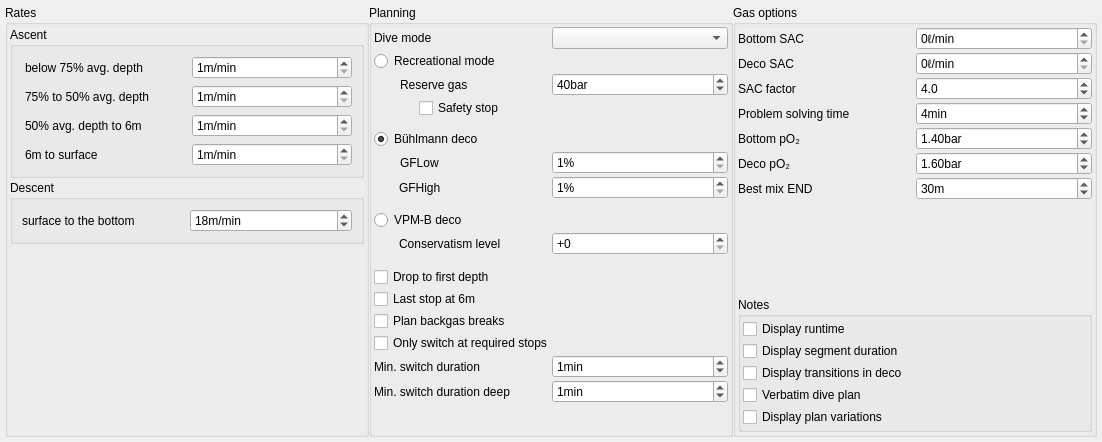
<?xml version="1.0" encoding="UTF-8"?>
<ui version="4.0">
 <class>plannerSettingsWidget</class>
 <widget class="QWidget" name="plannerSettingsWidget">
  <property name="geometry">
   <rect>
    <x>0</x>
    <y>0</y>
    <width>1102</width>
    <height>442</height>
   </rect>
  </property>
  <property name="windowTitle">
   <string>Form</string>
  </property>
  <layout class="QHBoxLayout" name="horizontalLayout_2">
   <property name="leftMargin">
    <number>5</number>
   </property>
   <property name="topMargin">
    <number>5</number>
   </property>
   <property name="rightMargin">
    <number>5</number>
   </property>
   <property name="bottomMargin">
    <number>5</number>
   </property>
   <item>
    <widget class="QScrollArea" name="scrollArea">
     <property name="frameShape">
      <enum>QFrame::NoFrame</enum>
     </property>
     <property name="frameShadow">
      <enum>QFrame::Plain</enum>
     </property>
     <property name="widgetResizable">
      <bool>true</bool>
     </property>
     <widget class="QWidget" name="scrollAreaWidgetContents">
      <property name="geometry">
       <rect>
        <x>0</x>
        <y>0</y>
        <width>1092</width>
        <height>432</height>
       </rect>
      </property>
      <layout class="QHBoxLayout" name="horizontalLayout">
       <property name="spacing">
        <number>0</number>
       </property>
       <property name="leftMargin">
        <number>0</number>
       </property>
       <property name="topMargin">
        <number>0</number>
       </property>
       <property name="rightMargin">
        <number>0</number>
       </property>
       <property name="bottomMargin">
        <number>0</number>
       </property>
       <item>
        <widget class="QGroupBox" name="Rates">
         <property name="sizePolicy">
          <sizepolicy hsizetype="Minimum" vsizetype="Preferred">
           <horstretch>0</horstretch>
           <verstretch>0</verstretch>
          </sizepolicy>
         </property>
         <property name="title">
          <string>Rates</string>
         </property>
         <layout class="QGridLayout" name="gridLayout_2">
          <property name="leftMargin">
           <number>2</number>
          </property>
          <property name="topMargin">
           <number>2</number>
          </property>
          <property name="rightMargin">
           <number>2</number>
          </property>
          <property name="bottomMargin">
           <number>2</number>
          </property>
          <property name="spacing">
           <number>2</number>
          </property>
          <item row="0" column="0">
           <widget class="QGroupBox" name="Ascent">
            <property name="title">
             <string>Ascent</string>
            </property>
            <layout class="QGridLayout" name="gridLayout_3">
             <property name="leftMargin">
              <number>12</number>
             </property>
             <item row="0" column="0">
              <widget class="QLabel" name="ascBelow75">
               <property name="text">
                <string>below 75% avg. depth</string>
               </property>
              </widget>
             </item>
             <item row="0" column="1">
              <widget class="QSpinBox" name="ascRate75">
               <property name="suffix">
                <string>m/min</string>
               </property>
               <property name="minimum">
                <number>1</number>
               </property>
              </widget>
             </item>
             <item row="1" column="0">
              <widget class="QLabel" name="asc75to50">
               <property name="text">
                <string>75% to 50% avg. depth</string>
               </property>
              </widget>
             </item>
             <item row="1" column="1">
              <widget class="QSpinBox" name="ascRate50">
               <property name="suffix">
                <string>m/min</string>
               </property>
               <property name="minimum">
                <number>1</number>
               </property>
              </widget>
             </item>
             <item row="2" column="0">
              <widget class="QLabel" name="asc50to6">
               <property name="text">
                <string>50% avg. depth to 6m</string>
               </property>
              </widget>
             </item>
             <item row="2" column="1">
              <widget class="QSpinBox" name="ascRateStops">
               <property name="suffix">
                <string>m/min</string>
               </property>
               <property name="minimum">
                <number>1</number>
               </property>
              </widget>
             </item>
             <item row="3" column="0">
              <widget class="QLabel" name="asc6toSurf">
               <property name="text">
                <string>6m to surface</string>
               </property>
              </widget>
             </item>
             <item row="3" column="1">
              <widget class="QSpinBox" name="ascRateLast6m">
               <property name="suffix">
                <string>m/min</string>
               </property>
               <property name="minimum">
                <number>1</number>
               </property>
              </widget>
             </item>
            </layout>
           </widget>
          </item>
          <item row="1" column="0">
           <widget class="QGroupBox" name="Descent">
            <property name="title">
             <string>Descent</string>
            </property>
            <layout class="QGridLayout" name="gridLayout_4">
             <item row="0" column="0">
              <widget class="QLabel" name="descent">
               <property name="sizePolicy">
                <sizepolicy hsizetype="Preferred" vsizetype="Preferred">
                 <horstretch>0</horstretch>
                 <verstretch>0</verstretch>
                </sizepolicy>
               </property>
               <property name="text">
                <string>surface to the bottom</string>
               </property>
              </widget>
             </item>
             <item row="0" column="1">
              <widget class="QSpinBox" name="descRate">
               <property name="sizePolicy">
                <sizepolicy hsizetype="Minimum" vsizetype="Fixed">
                 <horstretch>0</horstretch>
                 <verstretch>0</verstretch>
                </sizepolicy>
               </property>
               <property name="maximumSize">
                <size>
                 <width>16777215</width>
                 <height>16777215</height>
                </size>
               </property>
               <property name="suffix">
                <string>m/min</string>
               </property>
               <property name="minimum">
                <number>1</number>
               </property>
               <property name="value">
                <number>18</number>
               </property>
              </widget>
             </item>
            </layout>
            <zorder>descRate</zorder>
            <zorder>descent</zorder>
           </widget>
          </item>
          <item row="2" column="0">
           <spacer name="verticalSpacer">
            <property name="orientation">
             <enum>Qt::Vertical</enum>
            </property>
            <property name="sizeHint" stdset="0">
             <size>
              <width>20</width>
              <height>40</height>
             </size>
            </property>
           </spacer>
          </item>
         </layout>
        </widget>
       </item>
       <item>
        <widget class="QGroupBox" name="Planning">
         <property name="title">
          <string>Planning</string>
         </property>
         <layout class="QGridLayout" name="gridLayout">
          <property name="leftMargin">
           <number>2</number>
          </property>
          <property name="topMargin">
           <number>2</number>
          </property>
          <property name="rightMargin">
           <number>2</number>
          </property>
          <property name="bottomMargin">
           <number>2</number>
          </property>
          <property name="spacing">
           <number>2</number>
          </property>
          <item row="2" column="2">
           <widget class="QSpinBox" name="reserve_gas">
            <property name="suffix">
             <string>bar</string>
            </property>
            <property name="prefix">
             <string/>
            </property>
            <property name="minimum">
             <number>10</number>
            </property>
            <property name="maximum">
             <number>99</number>
            </property>
            <property name="value">
             <number>40</number>
            </property>
           </widget>
          </item>
          <item row="4" column="1">
           <spacer name="verticalSpacer_6">
            <property name="orientation">
             <enum>Qt::Vertical</enum>
            </property>
            <property name="sizeHint" stdset="0">
             <size>
              <width>20</width>
              <height>20</height>
             </size>
            </property>
           </spacer>
          </item>
          <item row="18" column="1" colspan="2">
           <widget class="QCheckBox" name="switch_at_req_stop">
            <property name="toolTip">
             <string>Postpone gas change if a stop is not required</string>
            </property>
            <property name="text">
             <string>Only switch at required stops</string>
            </property>
           </widget>
          </item>
          <item row="10" column="1">
           <widget class="QLabel" name="label_gfhigh">
            <property name="text">
             <string>GFHigh</string>
            </property>
            <property name="indent">
             <number>25</number>
            </property>
           </widget>
          </item>
          <item row="9" column="1">
           <widget class="QLabel" name="label_gflow">
            <property name="text">
             <string>GFLow</string>
            </property>
            <property name="indent">
             <number>26</number>
            </property>
           </widget>
          </item>
          <item row="9" column="2">
           <widget class="QSpinBox" name="gflow">
            <property name="suffix">
             <string>%</string>
            </property>
            <property name="minimum">
             <number>1</number>
            </property>
            <property name="maximum">
             <number>150</number>
            </property>
           </widget>
          </item>
          <item row="15" column="1" colspan="2">
           <widget class="QCheckBox" name="drop_stone_mode">
            <property name="text">
             <string>Drop to first depth</string>
            </property>
           </widget>
          </item>
          <item row="19" column="1">
           <widget class="QLabel" name="label_min_switch">
            <property name="toolTip">
             <string>For gas switches at and above 30m. Not applied for O₂% at 100%.</string>
            </property>
            <property name="text">
             <string>Min. switch duration</string>
            </property>
           </widget>
          </item>
          <item row="21" column="1">
           <spacer name="verticalSpacer_2">
            <property name="orientation">
             <enum>Qt::Vertical</enum>
            </property>
            <property name="sizeHint" stdset="0">
             <size>
              <width>20</width>
              <height>40</height>
             </size>
            </property>
           </spacer>
          </item>
          <item row="17" column="1" colspan="2">
           <widget class="QCheckBox" name="backgasBreaks">
            <property name="text">
             <string>Plan backgas breaks</string>
            </property>
           </widget>
          </item>
          <item row="19" column="2">
           <widget class="QSpinBox" name="min_switch_duration">
            <property name="suffix">
             <string>min</string>
            </property>
            <property name="prefix">
             <string/>
            </property>
            <property name="minimum">
             <number>0</number>
            </property>
            <property name="maximum">
             <number>9</number>
            </property>
            <property name="value">
             <number>1</number>
            </property>
           </widget>
          </item>
          <item row="16" column="1" colspan="2">
           <widget class="QCheckBox" name="lastStop">
            <property name="text">
             <string>Last stop at 6m</string>
            </property>
           </widget>
          </item>
          <item row="1" column="1">
           <widget class="QRadioButton" name="recreational_deco">
            <property name="toolTip">
             <string>Maximize bottom time allowed by gas and no decompression limits</string>
            </property>
            <property name="text">
             <string>Recreational mode</string>
            </property>
           </widget>
          </item>
          <item row="10" column="2">
           <widget class="QSpinBox" name="gfhigh">
            <property name="suffix">
             <string>%</string>
            </property>
            <property name="minimum">
             <number>1</number>
            </property>
            <property name="maximum">
             <number>150</number>
            </property>
           </widget>
          </item>
          <item row="12" column="1">
           <widget class="QRadioButton" name="vpmb_deco">
            <property name="text">
             <string>VPM-B deco</string>
            </property>
           </widget>
          </item>
          <item row="5" column="1">
           <widget class="QRadioButton" name="buehlmann_deco">
            <property name="text">
             <string>Bühlmann deco</string>
            </property>
            <property name="checked">
             <bool>true</bool>
            </property>
           </widget>
          </item>
          <item row="2" column="1">
           <widget class="QLabel" name="label_reserve_gas">
            <property name="text">
             <string>Reserve gas</string>
            </property>
            <property name="indent">
             <number>26</number>
            </property>
           </widget>
          </item>
          <item row="3" column="1" alignment="Qt::AlignHCenter">
           <widget class="QCheckBox" name="safetystop">
            <property name="layoutDirection">
             <enum>Qt::LeftToRight</enum>
            </property>
            <property name="text">
             <string>Safety stop</string>
            </property>
            <property name="tristate">
             <bool>false</bool>
            </property>
           </widget>
          </item>
          <item row="11" column="1">
           <spacer name="verticalSpacer_7">
            <property name="orientation">
             <enum>Qt::Vertical</enum>
            </property>
            <property name="sizeHint" stdset="0">
             <size>
              <width>20</width>
              <height>20</height>
             </size>
            </property>
           </spacer>
          </item>
          <item row="14" column="1">
           <spacer name="verticalSpacer_5">
            <property name="orientation">
             <enum>Qt::Vertical</enum>
            </property>
            <property name="sizeHint" stdset="0">
             <size>
              <width>20</width>
              <height>20</height>
             </size>
            </property>
           </spacer>
          </item>
          <item row="13" column="1">
           <widget class="QLabel" name="label_vpmb_conservatism">
            <property name="text">
             <string>Conservatism level</string>
            </property>
            <property name="indent">
             <number>25</number>
            </property>
           </widget>
          </item>
          <item row="13" column="2">
           <widget class="QSpinBox" name="vpmb_conservatism">
            <property name="prefix">
             <string>+</string>
            </property>
            <property name="maximum">
             <number>4</number>
            </property>
           </widget>
          </item>
          <item row="0" column="2">
           <widget class="QComboBox" name="rebreathermode">
            <property name="currentText">
             <string/>
            </property>
            <property name="maxVisibleItems">
             <number>6</number>
            </property>
           </widget>
          </item>
          <item row="0" column="1">
           <widget class="QLabel" name="label_dive_type">
            <property name="text">
             <string>Dive mode</string>
            </property>
           </widget>
          </item>
          <item row="20" column="1">
           <widget class="QLabel" name="label_min_switch_deep">
            <property name="toolTip">
             <string>For gas switches below 30m.</string>
            </property>
            <property name="text">
             <string>Min. switch duration deep</string>
            </property>
           </widget>
          </item>
          <item row="20" column="2">
           <widget class="QSpinBox" name="min_switch_duration_deep">
            <property name="suffix">
             <string>min</string>
            </property>
            <property name="prefix">
             <string/>
            </property>
            <property name="minimum">
             <number>0</number>
            </property>
            <property name="maximum">
             <number>9</number>
            </property>
            <property name="value">
             <number>1</number>
            </property>
           </widget>
          </item>
         </layout>
        </widget>
       </item>
       <item>
        <widget class="QGroupBox" name="Gas">
         <property name="title">
          <string>Gas options</string>
         </property>
         <layout class="QGridLayout" name="gridLayout_5">
          <property name="leftMargin">
           <number>2</number>
          </property>
          <property name="topMargin">
           <number>2</number>
          </property>
          <property name="rightMargin">
           <number>2</number>
          </property>
          <property name="bottomMargin">
           <number>2</number>
          </property>
          <property name="spacing">
           <number>2</number>
          </property>
          <item row="1" column="1">
           <widget class="QDoubleSpinBox" name="decoStopSAC">
            <property name="suffix">
             <string>ℓ/min</string>
            </property>
            <property name="decimals">
             <number>0</number>
            </property>
            <property name="maximum">
             <double>99.000000000000000</double>
            </property>
           </widget>
          </item>
          <item row="1" column="0">
           <widget class="QLabel" name="decosac">
            <property name="text">
             <string>Deco SAC</string>
            </property>
           </widget>
          </item>
          <item row="8" column="0">
           <spacer name="verticalSpacer_4">
            <property name="orientation">
             <enum>Qt::Vertical</enum>
            </property>
            <property name="sizeHint" stdset="0">
             <size>
              <width>20</width>
              <height>20</height>
             </size>
            </property>
           </spacer>
          </item>
          <item row="7" column="0">
           <spacer name="verticalSpacer_3">
            <property name="orientation">
             <enum>Qt::Vertical</enum>
            </property>
            <property name="sizeHint" stdset="0">
             <size>
              <width>20</width>
              <height>20</height>
             </size>
            </property>
           </spacer>
          </item>
          <item row="4" column="1">
           <widget class="QDoubleSpinBox" name="bottompo2">
            <property name="suffix">
             <string>bar</string>
            </property>
            <property name="maximum">
             <double>2.000000000000000</double>
            </property>
            <property name="singleStep">
             <double>0.100000000000000</double>
            </property>
            <property name="value">
             <double>1.400000000000000</double>
            </property>
           </widget>
          </item>
          <item row="0" column="1">
           <widget class="QDoubleSpinBox" name="bottomSAC">
            <property name="suffix">
             <string>ℓ/min</string>
            </property>
            <property name="decimals">
             <number>0</number>
            </property>
            <property name="maximum">
             <double>99.000000000000000</double>
            </property>
           </widget>
          </item>
          <item row="5" column="1">
           <widget class="QDoubleSpinBox" name="decopo2">
            <property name="suffix">
             <string>bar</string>
            </property>
            <property name="maximum">
             <double>2.000000000000000</double>
            </property>
            <property name="singleStep">
             <double>0.100000000000000</double>
            </property>
            <property name="value">
             <double>1.600000000000000</double>
            </property>
           </widget>
          </item>
          <item row="6" column="1">
           <widget class="QSpinBox" name="bestmixEND">
            <property name="toolTip">
             <string>Used to calculate best mix. Select best mix depth in 'Available gases' table by entering gas depth, followed by &quot;B&quot; (best trimix mix) or &quot;BN&quot; (best nitrox mix)</string>
            </property>
            <property name="suffix">
             <string>m</string>
            </property>
            <property name="minimum">
             <number>1</number>
            </property>
            <property name="maximum">
             <number>999</number>
            </property>
            <property name="value">
             <number>30</number>
            </property>
           </widget>
          </item>
          <item row="0" column="0">
           <widget class="QLabel" name="bottomsac">
            <property name="text">
             <string>Bottom SAC</string>
            </property>
           </widget>
          </item>
          <item row="4" column="0">
           <widget class="QLabel" name="bottompO2">
            <property name="text">
             <string>Bottom pO₂</string>
            </property>
           </widget>
          </item>
          <item row="6" column="0">
           <widget class="QLabel" name="bestEND">
            <property name="text">
             <string>Best mix END</string>
            </property>
           </widget>
          </item>
          <item row="8" column="0" colspan="2">
           <widget class="QGroupBox" name="Notes">
            <property name="title">
             <string>Notes</string>
            </property>
            <layout class="QGridLayout" name="gridLayout_6">
             <property name="leftMargin">
              <number>2</number>
             </property>
             <property name="topMargin">
              <number>2</number>
             </property>
             <property name="rightMargin">
              <number>2</number>
             </property>
             <property name="bottomMargin">
              <number>2</number>
             </property>
             <property name="spacing">
              <number>2</number>
             </property>
             <item row="3" column="0">
              <widget class="QCheckBox" name="verbatim_plan">
               <property name="text">
                <string>Verbatim dive plan</string>
               </property>
              </widget>
             </item>
             <item row="2" column="0">
              <widget class="QCheckBox" name="display_transitions">
               <property name="toolTip">
                <string>In diveplan, list transitions or treat them as implicit</string>
               </property>
               <property name="text">
                <string>Display transitions in deco</string>
               </property>
              </widget>
             </item>
             <item row="0" column="0">
              <widget class="QCheckBox" name="display_runtime">
               <property name="toolTip">
                <string>In dive plan, show runtime (absolute time) of stops</string>
               </property>
               <property name="text">
                <string>Display runtime</string>
               </property>
              </widget>
             </item>
             <item row="1" column="0">
              <widget class="QCheckBox" name="display_duration">
               <property name="enabled">
                <bool>true</bool>
               </property>
               <property name="toolTip">
                <string>In dive plan, show duration (relative time) of stops</string>
               </property>
               <property name="text">
                <string>Display segment duration</string>
               </property>
              </widget>
             </item>
             <item row="4" column="0">
              <widget class="QCheckBox" name="display_variations">
               <property name="enabled">
                <bool>true</bool>
               </property>
               <property name="toolTip">
                <string>Compute variations of plan (performance cost)</string>
               </property>
               <property name="text">
                <string>Display plan variations</string>
               </property>
              </widget>
             </item>
            </layout>
           </widget>
          </item>
          <item row="5" column="0">
           <widget class="QLabel" name="decopO2">
            <property name="text">
             <string>Deco pO₂</string>
            </property>
           </widget>
          </item>
          <item row="2" column="0">
           <widget class="QLabel" name="sacFactor">
            <property name="text">
             <string>SAC factor</string>
            </property>
           </widget>
          </item>
          <item row="2" column="1">
           <widget class="QDoubleSpinBox" name="sacfactor">
            <property name="toolTip">
             <string>Used to calculate minimum gas. Consider two divers with possibly increased SAC after OoG event.</string>
            </property>
            <property name="decimals">
             <number>1</number>
            </property>
            <property name="minimum">
             <double>2.000000000000000</double>
            </property>
            <property name="maximum">
             <double>10.000000000000000</double>
            </property>
            <property name="singleStep">
             <double>0.100000000000000</double>
            </property>
            <property name="value">
             <double>4.000000000000000</double>
            </property>
           </widget>
          </item>
          <item row="3" column="0">
           <widget class="QLabel" name="problemSolvingTime">
            <property name="text">
             <string>Problem solving time</string>
            </property>
           </widget>
          </item>
          <item row="3" column="1">
           <widget class="QSpinBox" name="problemsolvingtime">
            <property name="toolTip">
             <string>Used to calculate minimum gas. Additional time at max. depth after OoG event.</string>
            </property>
            <property name="suffix">
             <string>min</string>
            </property>
            <property name="prefix">
             <string/>
            </property>
            <property name="maximum">
             <number>10</number>
            </property>
            <property name="value">
             <number>4</number>
            </property>
           </widget>
          </item>
         </layout>
        </widget>
       </item>
      </layout>
     </widget>
    </widget>
   </item>
  </layout>
 </widget>
 <tabstops>
  <tabstop>scrollArea</tabstop>
  <tabstop>ascRate75</tabstop>
  <tabstop>ascRate50</tabstop>
  <tabstop>ascRateStops</tabstop>
  <tabstop>ascRateLast6m</tabstop>
  <tabstop>descRate</tabstop>
  <tabstop>rebreathermode</tabstop>
  <tabstop>recreational_deco</tabstop>
  <tabstop>reserve_gas</tabstop>
  <tabstop>safetystop</tabstop>
  <tabstop>buehlmann_deco</tabstop>
  <tabstop>gflow</tabstop>
  <tabstop>gfhigh</tabstop>
  <tabstop>vpmb_deco</tabstop>
  <tabstop>vpmb_conservatism</tabstop>
  <tabstop>drop_stone_mode</tabstop>
  <tabstop>lastStop</tabstop>
  <tabstop>backgasBreaks</tabstop>
  <tabstop>switch_at_req_stop</tabstop>
  <tabstop>min_switch_duration</tabstop>
  <tabstop>min_switch_duration_deep</tabstop>
  <tabstop>bottomSAC</tabstop>
  <tabstop>decoStopSAC</tabstop>
  <tabstop>sacfactor</tabstop>
  <tabstop>problemsolvingtime</tabstop>
  <tabstop>bottompo2</tabstop>
  <tabstop>decopo2</tabstop>
  <tabstop>bestmixEND</tabstop>
  <tabstop>display_runtime</tabstop>
  <tabstop>display_duration</tabstop>
  <tabstop>display_transitions</tabstop>
  <tabstop>verbatim_plan</tabstop>
  <tabstop>display_variations</tabstop>
 </tabstops>
 <resources/>
 <connections/>
</ui>
